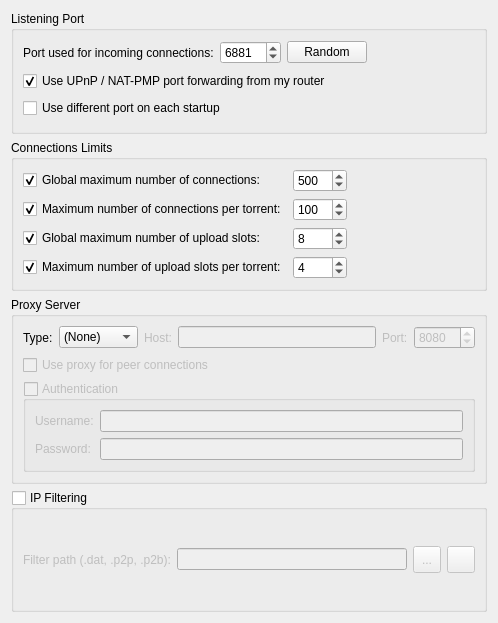
          <widget class="QWidget" name="scrollAreaWidgetContents_3">
           <property name="geometry">
            <rect>
             <x>0</x>
             <y>0</y>
             <width>498</width>
             <height>623</height>
            </rect>
           </property>
           <layout class="QVBoxLayout" name="verticalLayout_20">
            <item>
             <layout class="QHBoxLayout">
              <item>
               <widget class="QGroupBox" name="ListeningPortBox">
                <property name="title">
                 <string>Listening Port</string>
                </property>
                <layout class="QVBoxLayout">
                 <item>
                  <layout class="QHBoxLayout">
                   <item>
                    <widget class="QLabel" name="lbl_ports">
                     <property name="text">
                      <string>Port used for incoming connections:</string>
                     </property>
                    </widget>
                   </item>
                   <item>
                    <widget class="QSpinBox" name="spinPort">
                     <property name="minimum">
                      <number>1</number>
                     </property>
                     <property name="maximum">
                      <number>65535</number>
                     </property>
                     <property name="value">
                      <number>6881</number>
                     </property>
                    </widget>
                   </item>
                   <item>
                    <widget class="QPushButton" name="randomButton">
                     <property name="text">
                      <string>Random</string>
                     </property>
                    </widget>
                   </item>
                   <item>
                    <spacer>
                     <property name="orientation">
                      <enum>Qt::Horizontal</enum>
                     </property>
                     <property name="sizeHint" stdset="0">
                      <size>
                       <width>20</width>
                       <height>20</height>
                      </size>
                     </property>
                    </spacer>
                   </item>
                  </layout>
                 </item>
                 <item>
                  <widget class="QCheckBox" name="checkUPnP">
                   <property name="text">
                    <string>Use UPnP / NAT-PMP port forwarding from my router</string>
                   </property>
                   <property name="checked">
                    <bool>true</bool>
                   </property>
                  </widget>
                 </item>
                 <item>
                  <widget class="QCheckBox" name="checkRandomPort">
                   <property name="text">
                    <string>Use different port on each startup</string>
                   </property>
                  </widget>
                 </item>
                </layout>
               </widget>
              </item>
             </layout>
            </item>
            <item>
             <widget class="QGroupBox" name="nbConnecBox">
              <property name="title">
               <string>Connections Limits</string>
              </property>
              <layout class="QGridLayout" name="gridLayout">
               <item row="0" column="0">
                <widget class="QCheckBox" name="checkMaxConnecs">
                 <property name="text">
                  <string>Global maximum number of connections:</string>
                 </property>
                 <property name="checked">
                  <bool>true</bool>
                 </property>
                </widget>
               </item>
               <item row="0" column="1">
                <widget class="QSpinBox" name="spinMaxConnec">
                 <property name="enabled">
                  <bool>true</bool>
                 </property>
                 <property name="minimum">
                  <number>2</number>
                 </property>
                 <property name="maximum">
                  <number>2000</number>
                 </property>
                 <property name="value">
                  <number>500</number>
                 </property>
                </widget>
               </item>
               <item row="2" column="0">
                <widget class="QCheckBox" name="checkMaxConnecsPerTorrent">
                 <property name="text">
                  <string>Maximum number of connections per torrent:</string>
                 </property>
                 <property name="checked">
                  <bool>true</bool>
                 </property>
                </widget>
               </item>
               <item row="2" column="1">
                <widget class="QSpinBox" name="spinMaxConnecPerTorrent">
                 <property name="minimum">
                  <number>2</number>
                 </property>
                 <property name="maximum">
                  <number>2000</number>
                 </property>
                 <property name="value">
                  <number>100</number>
                 </property>
                </widget>
               </item>
               <item row="4" column="0">
                <widget class="QCheckBox" name="checkMaxUploadsPerTorrent">
                 <property name="text">
                  <string>Maximum number of upload slots per torrent:</string>
                 </property>
                 <property name="checked">
                  <bool>true</bool>
                 </property>
                </widget>
               </item>
               <item row="4" column="1">
                <widget class="QSpinBox" name="spinMaxUploadsPerTorrent">
                 <property name="maximum">
                  <number>500</number>
                 </property>
                 <property name="value">
                  <number>4</number>
                 </property>
                </widget>
               </item>
               <item row="0" column="2">
                <spacer name="horizontalSpacer_3">
                 <property name="orientation">
                  <enum>Qt::Horizontal</enum>
                 </property>
                 <property name="sizeHint" stdset="0">
                  <size>
                   <width>40</width>
                   <height>20</height>
                  </size>
                 </property>
                </spacer>
               </item>
               <item row="2" column="2">
                <spacer name="horizontalSpacer_4">
                 <property name="orientation">
                  <enum>Qt::Horizontal</enum>
                 </property>
                 <property name="sizeHint" stdset="0">
                  <size>
                   <width>40</width>
                   <height>20</height>
                  </size>
                 </property>
                </spacer>
               </item>
               <item row="4" column="2">
                <spacer name="horizontalSpacer_6">
                 <property name="orientation">
                  <enum>Qt::Horizontal</enum>
                 </property>
                 <property name="sizeHint" stdset="0">
                  <size>
                   <width>40</width>
                   <height>20</height>
                  </size>
                 </property>
                </spacer>
               </item>
               <item row="3" column="0">
                <widget class="QCheckBox" name="checkMaxUploads">
                 <property name="text">
                  <string>Global maximum number of upload slots:</string>
                 </property>
                 <property name="checked">
                  <bool>true</bool>
                 </property>
                </widget>
               </item>
               <item row="3" column="1">
                <widget class="QSpinBox" name="spinMaxUploads">
                 <property name="maximum">
                  <number>2000</number>
                 </property>
                 <property name="value">
                  <number>8</number>
                 </property>
                </widget>
               </item>
               <item row="3" column="2">
                <spacer name="horizontalSpacer_15">
                 <property name="orientation">
                  <enum>Qt::Horizontal</enum>
                 </property>
                 <property name="sizeHint" stdset="0">
                  <size>
                   <width>40</width>
                   <height>20</height>
                  </size>
                 </property>
                </spacer>
               </item>
              </layout>
             </widget>
            </item>
            <item>
             <widget class="QGroupBox" name="groupProxy">
              <property name="enabled">
               <bool>true</bool>
              </property>
              <property name="title">
               <string>Proxy Server</string>
              </property>
              <layout class="QVBoxLayout" name="verticalLayout_29">
               <item>
                <layout class="QHBoxLayout" name="_2">
                 <item>
                  <widget class="QLabel" name="ProxyType_lbl">
                   <property name="text">
                    <string>Type:</string>
                   </property>
                  </widget>
                 </item>
                 <item>
                  <widget class="QComboBox" name="comboProxyType">
                   <item>
                    <property name="text">
                     <string>(None)</string>
                    </property>
                   </item>
                   <item>
                    <property name="text">
                     <string>SOCKS4</string>
                    </property>
                   </item>
                   <item>
                    <property name="text">
                     <string>SOCKS5</string>
                    </property>
                   </item>
                   <item>
                    <property name="text">
                     <string>HTTP</string>
                    </property>
                   </item>
                  </widget>
                 </item>
                 <item>
                  <widget class="QLabel" name="lblProxyIP">
                   <property name="enabled">
                    <bool>false</bool>
                   </property>
                   <property name="text">
                    <string>Host:</string>
                   </property>
                  </widget>
                 </item>
                 <item>
                  <widget class="QLineEdit" name="textProxyIP">
                   <property name="enabled">
                    <bool>false</bool>
                   </property>
                   <property name="text">
                    <string/>
                   </property>
                   <property name="maxLength">
                    <number>75</number>
                   </property>
                   <property name="echoMode">
                    <enum>QLineEdit::Normal</enum>
                   </property>
                  </widget>
                 </item>
                 <item>
                  <widget class="QLabel" name="lblProxyPort">
                   <property name="enabled">
                    <bool>false</bool>
                   </property>
                   <property name="text">
                    <string>Port:</string>
                   </property>
                  </widget>
                 </item>
                 <item>
                  <widget class="QSpinBox" name="spinProxyPort">
                   <property name="enabled">
                    <bool>false</bool>
                   </property>
                   <property name="minimum">
                    <number>1</number>
                   </property>
                   <property name="maximum">
                    <number>65535</number>
                   </property>
                   <property name="value">
                    <number>8080</number>
                   </property>
                  </widget>
                 </item>
                </layout>
               </item>
               <item>
                <widget class="QCheckBox" name="checkProxyPeerConnecs">
                 <property name="enabled">
                  <bool>false</bool>
                 </property>
                 <property name="toolTip">
                  <string>Otherwise, the proxy server is only used for tracker connections</string>
                 </property>
                 <property name="text">
                  <string>Use proxy for peer connections</string>
                 </property>
                </widget>
               </item>
               <item>
                <widget class="QGroupBox" name="checkProxyAuth">
                 <property name="enabled">
                  <bool>false</bool>
                 </property>
                 <property name="title">
                  <string>Authentication</string>
                 </property>
                 <property name="checkable">
                  <bool>true</bool>
                 </property>
                 <property name="checked">
                  <bool>false</bool>
                 </property>
                 <layout class="QVBoxLayout" name="verticalLayout_24">
                  <item>
                   <layout class="QGridLayout" name="gridLayout_12">
                    <item row="0" column="0">
                     <widget class="QLabel" name="lblProxyUsername">
                      <property name="text">
                       <string>Username:</string>
                      </property>
                     </widget>
                    </item>
                    <item row="0" column="1">
                     <widget class="QLineEdit" name="textProxyUsername">
                      <property name="text">
                       <string/>
                      </property>
                      <property name="maxLength">
                       <number>1000</number>
                      </property>
                      <property name="echoMode">
                       <enum>QLineEdit::Normal</enum>
                      </property>
                     </widget>
                    </item>
                    <item row="1" column="0">
                     <widget class="QLabel" name="lblProxyPassword">
                      <property name="text">
                       <string>Password:</string>
                      </property>
                     </widget>
                    </item>
                    <item row="1" column="1">
                     <widget class="QLineEdit" name="textProxyPassword">
                      <property name="text">
                       <string/>
                      </property>
                      <property name="maxLength">
                       <number>1000</number>
                      </property>
                      <property name="echoMode">
                       <enum>QLineEdit::Password</enum>
                      </property>
                     </widget>
                    </item>
                   </layout>
                  </item>
                 </layout>
                </widget>
               </item>
              </layout>
             </widget>
            </item>
            <item>
             <widget class="QGroupBox" name="checkIPFilter">
              <property name="title">
               <string>IP Filtering</string>
              </property>
              <property name="checkable">
               <bool>true</bool>
              </property>
              <property name="checked">
               <bool>false</bool>
              </property>
              <layout class="QGridLayout" name="gridLayout_14">
               <item row="0" column="0">
                <widget class="QLabel" name="lblFilterPath">
                 <property name="text">
                  <string>Filter path (.dat, .p2p, .p2b):</string>
                 </property>
                </widget>
               </item>
               <item row="0" column="1">
                <widget class="QLineEdit" name="textFilterPath"/>
               </item>
               <item row="0" column="2">
                <widget class="QToolButton" name="browseFilterButton">
                 <property name="minimumSize">
                  <size>
                   <width>28</width>
                   <height>27</height>
                  </size>
                 </property>
                 <property name="text">
                  <string notr="true">...</string>
                 </property>
                </widget>
               </item>
               <item row="0" column="3">
                <widget class="QToolButton" name="IpFilterRefreshBtn">
                 <property name="minimumSize">
                  <size>
                   <width>28</width>
                   <height>27</height>
                  </size>
                 </property>
                 <property name="toolTip">
                  <string>Reload the filter</string>
                 </property>
                 <property name="text">
                  <string/>
                 </property>
                 <property name="iconSize">
                  <size>
                   <width>16</width>
                   <height>16</height>
                  </size>
                 </property>
                </widget>
               </item>
              </layout>
             </widget>
            </item>
           </layout>
          </widget>
